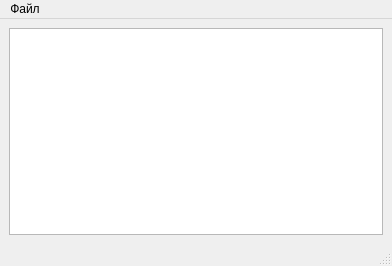
<?xml version="1.0" encoding="UTF-8"?>
<ui version="4.0">
 <class>prob</class>
 <widget class="QMainWindow" name="prob">
  <property name="geometry">
   <rect>
    <x>0</x>
    <y>0</y>
    <width>392</width>
    <height>266</height>
   </rect>
  </property>
  <property name="windowTitle">
   <string>проб</string>
  </property>
  <widget class="QWidget" name="centralwidget">
   <layout class="QVBoxLayout" name="verticalLayout">
    <item>
     <widget class="QTextEdit" name="textEdit"/>
    </item>
   </layout>
  </widget>
  <widget class="QMenuBar" name="menubar">
   <property name="geometry">
    <rect>
     <x>0</x>
     <y>0</y>
     <width>392</width>
     <height>18</height>
    </rect>
   </property>
   <widget class="QMenu" name="menu">
    <property name="title">
     <string>Файл</string>
    </property>
   </widget>
   <addaction name="menu"/>
  </widget>
  <widget class="QStatusBar" name="statusbar"/>
 </widget>
 <resources/>
 <connections/>
</ui>
